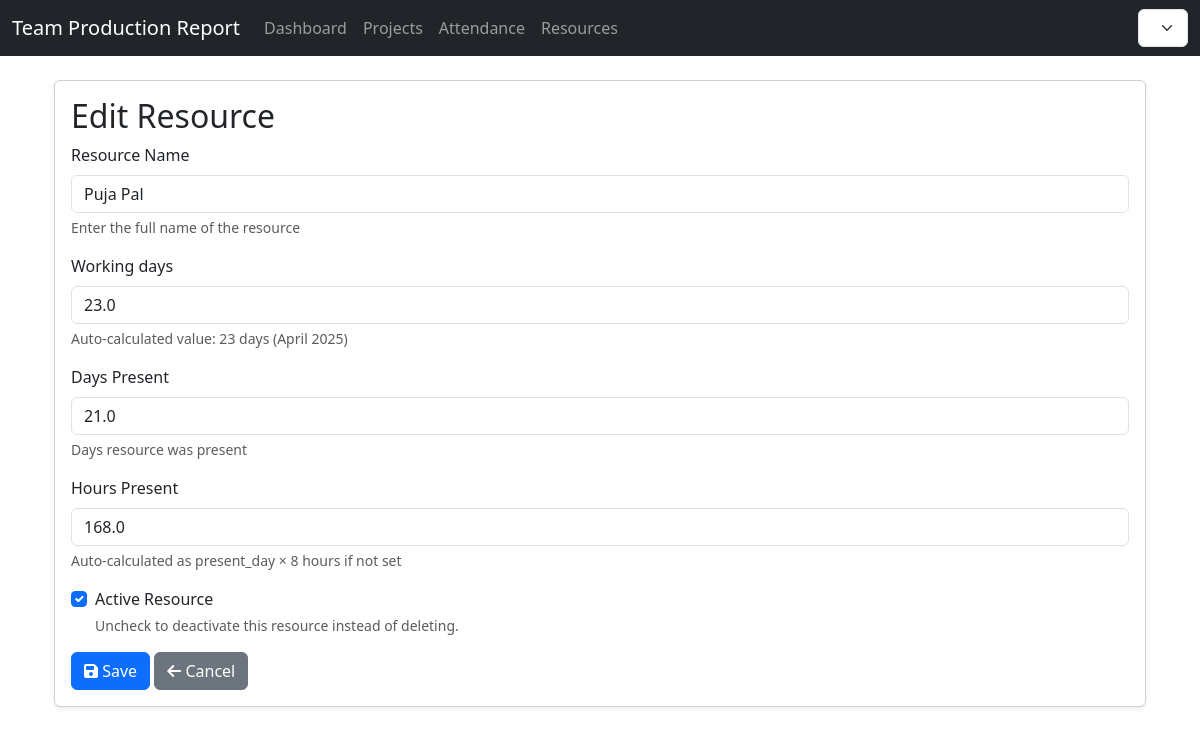
/resources/update/1/, run on an earlier commit of the app's database.
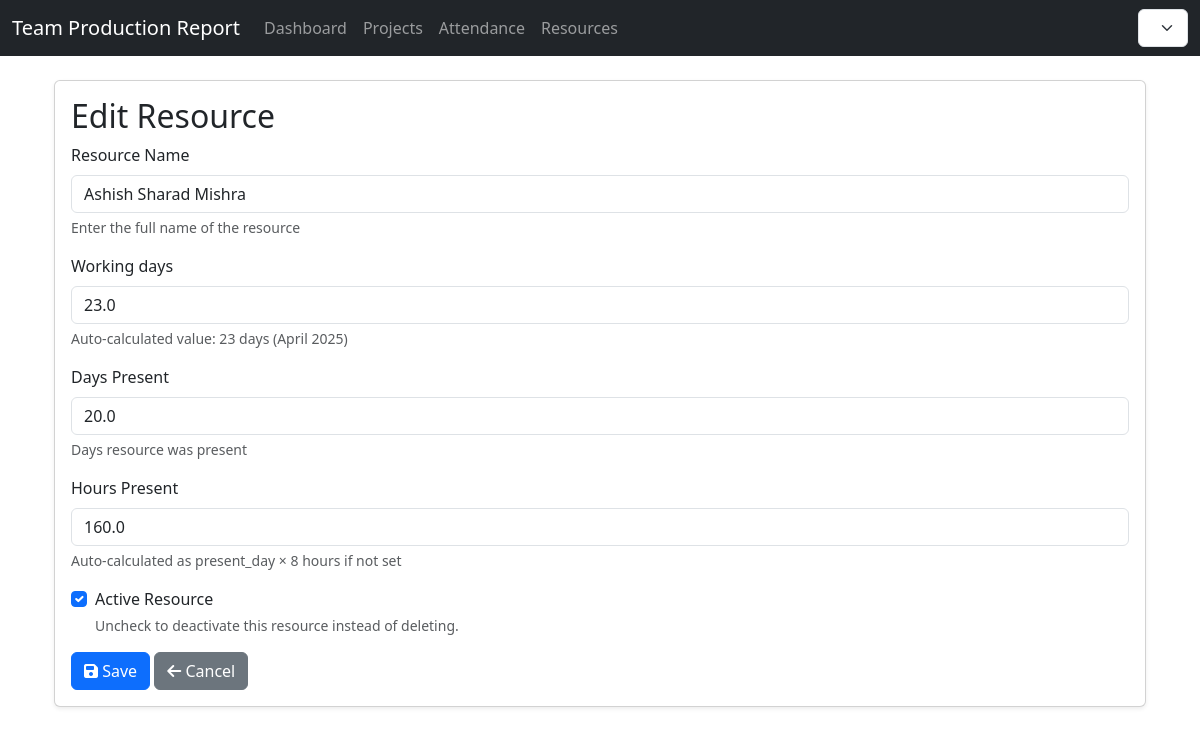
And on a later commit of the database.
### resources/models.py (models this page shows, shortened)
class Resource(models.Model):
    resource_name = models.CharField(
        max_length=100,
        help_text="Enter the full name of the resource"
    )
    year = models.PositiveIntegerField(
        help_text="Enter the year manually (e.g., 2025)"
    )
    month = models.PositiveSmallIntegerField(
        choices=[(i, calendar.month_name[i]) for i in range(1, 13)],
        help_text="Enter the month manually (1–12)"
    )
    working_days = models.FloatField(
        null=True,
        blank=True,
        help_text="Leave blank to auto-calculate (Mon–Fri + 1st Saturday)"
    )
    present_day = models.FloatField(
        default=0,
        help_text="Days resource was present"
    )
    present_hours = models.FloatField(
        default=0,
        help_text="Auto-calculated as present_day × 8 hours if not set"
    )
    created_at = models.DateTimeField(auto_now_add=True)
    counting = models.FloatField(default=0, help_text="Counting value")
    is_active = models.BooleanField(
        default=True,
        help_text="Uncheck to deactivate this resource instead of deleting."
    )
    class Meta:
        db_table = 'resources'
        ordering = ['-year', '-month', 'resource_name']
        verbose_name = 'Resource'
        verbose_name_plural = 'Resources'
        unique_together = ('resource_name', 'year', 'month')
    @staticmethod
    def get_working_days(year, month):
        if year is None or month is None:
            return 0
        _, num_days = calendar.monthrange(year, month)
        first_day = calendar.monthrange(year, month)[0]
        first_saturday = (5 - first_day) % 7 + 1
        if first_saturday > num_days:
            first_saturday = None
        working_days = 0
        for day in range(1, num_days + 1):
            weekday = (first_day + day - 1) % 7
            if weekday < 5:
                working_days += 1
        if first_saturday:
            working_days += 1
        return working_days
    def get_working_days_for_display(self):
        if self.year is None or self.month is None:
            return "0 days (year/month not set)"
        wd = self.get_working_days(self.year, self.month)
        return f"{wd} days ({calendar.month_name[self.month]} {self.year})"

### resources/views.py (the view)
# urls.py: path("update/<int:pk>/", views.resource_update, name="resource_update"),
def resource_update(request, pk):
    resource = get_object_or_404(Resource, pk=pk)
    if request.method == 'POST':
        form = ResourceForm(request.POST, instance=resource)
        if form.is_valid():
            form.save()
            messages.success(request, 'Resource updated successfully.')
            return redirect('resources:resource_list')
    else:
        form = ResourceForm(instance=resource)
    return render(request, 'resources/resource_form.html', {'form': form, 'title': 'Edit Resource'})

### resources/templates/resources/resource_form.html
{% extends "base.html" %}
{% block content %}
    {% include "resources/resource_form_partial.html" %}
{% endblock %}

### resources/templates/resources/resource_form_partial.html (shortened to what this page needs)
<div class="container mt-4">
    <div class="card shadow-sm">
        <div class="card-body">
            <h2 class="card-title">{{ title }}</h2>
            <form method="post">
                {% for field in form %}
                {% if field.name == "is_active" %}
                <div class="form-check mb-3">
                    {{ field }}
                    <label class="form-check-label" for="{{ field.id_for_label }}">
                        {{ field.label }}
                    </label>
                    {% if field.help_text %}
                    <div class="form-text text-muted mt-1">{{ field.help_text }}</div>
                    {% endif %}
                </div>
                {% else %}
                <div class="mb-3">
                    <label for="{{ field.id_for_label }}" class="form-label">{{ field.label }}</label>
                    {{ field }}
                    {% if field.help_text %}
                    <div class="form-text text-muted mt-1">{{ field.help_text }}</div>
                    {% endif %}
                </div>
                {% endif %}
                {% endfor %}
                <div class="mt-3">
                    <button type="submit" class="btn btn-primary">
                        <i class="fas fa-save"></i> Save
                    </button>
                    <a href="{% url 'resources:resource_list' %}" class="btn btn-secondary">
                        <i class="fas fa-arrow-left"></i> Cancel
                    </a>
                </div>
            </form>
        </div>
    </div>
</div>

What changed in the data, as far as the page shows it:
changed Resource: resource_name "Puja Pal" → "Ashish Sharad Mishra"; present_day "21.0" → "20.0"; present_hours "168.0" → "160.0"
